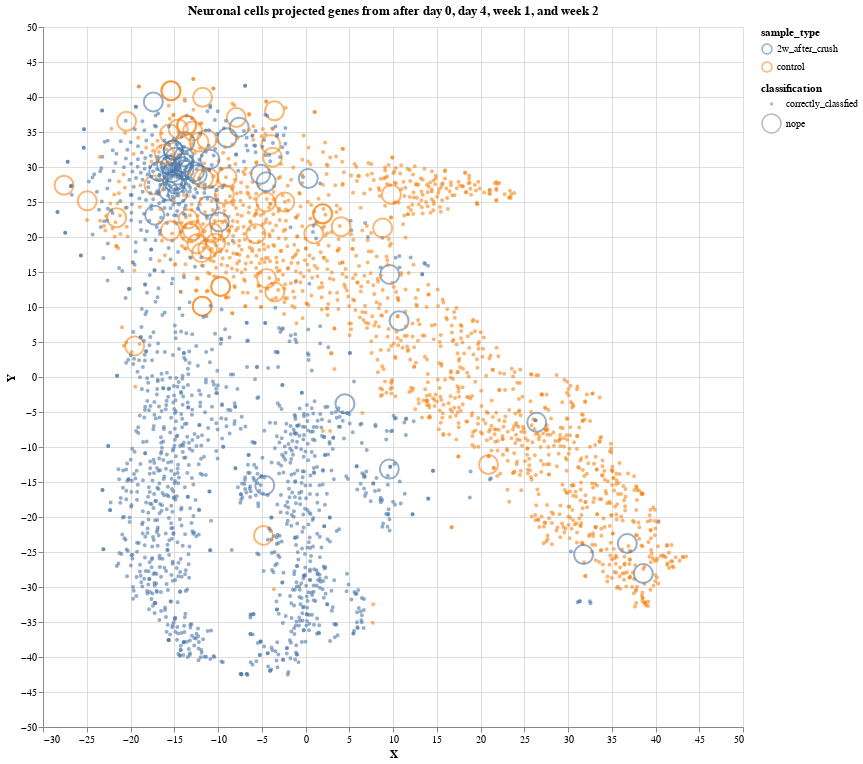

The cell this chart's notebook holds for it:
### Code cell
alt.Chart(tsne_with_meta_long_time_span).mark_point(
    opacity=0.6
).encode(
    x='X',
    y='Y',
    color='sample_type:N',
    # shape='classification',
    size="classification",
).properties(
    width=700,
    height=700,
    title="Neuronal cells projected genes from after day 0, day 4, week 1, and week 2"
).interactive()

### Figure 1 — Vega-Lite specification as saved in the notebook (floating-point values rounded to 4 significant figures; data arrays with more than 128 entries replaced by an {"elided": "..."} marker saying what was removed)
{"config": {"view": {"continuousWidth": 400, "continuousHeight": 300}}, "data": {"name": "data-bf830c7d9e4b8ec21e51c2c50f0d6491"}, "mark": {"type": "point", "opacity": 0.6}, "encoding": {"color": {"type": "nominal", "field": "sample_type"}, "size": {"type": "nominal", "field": "classification"}, "x": {"type": "quantitative", "field": "X"}, "y": {"type": "quantitative", "field": "Y"}}, "height": 700, "selection": {"selector011": {"type": "interval", "bind": "scales", "encodings": ["x", "y"]}}, "title": "Neuronal cells projected genes from after day 0, day 4, week 1, and week 2", "width": 700, "$schema": "https://vega.github.io/schema/vega-lite/v4.8.1.json", "datasets": {"data-bf830c7d9e4b8ec21e51c2c50f0d6491": {"elided": "3000 records"}}}
